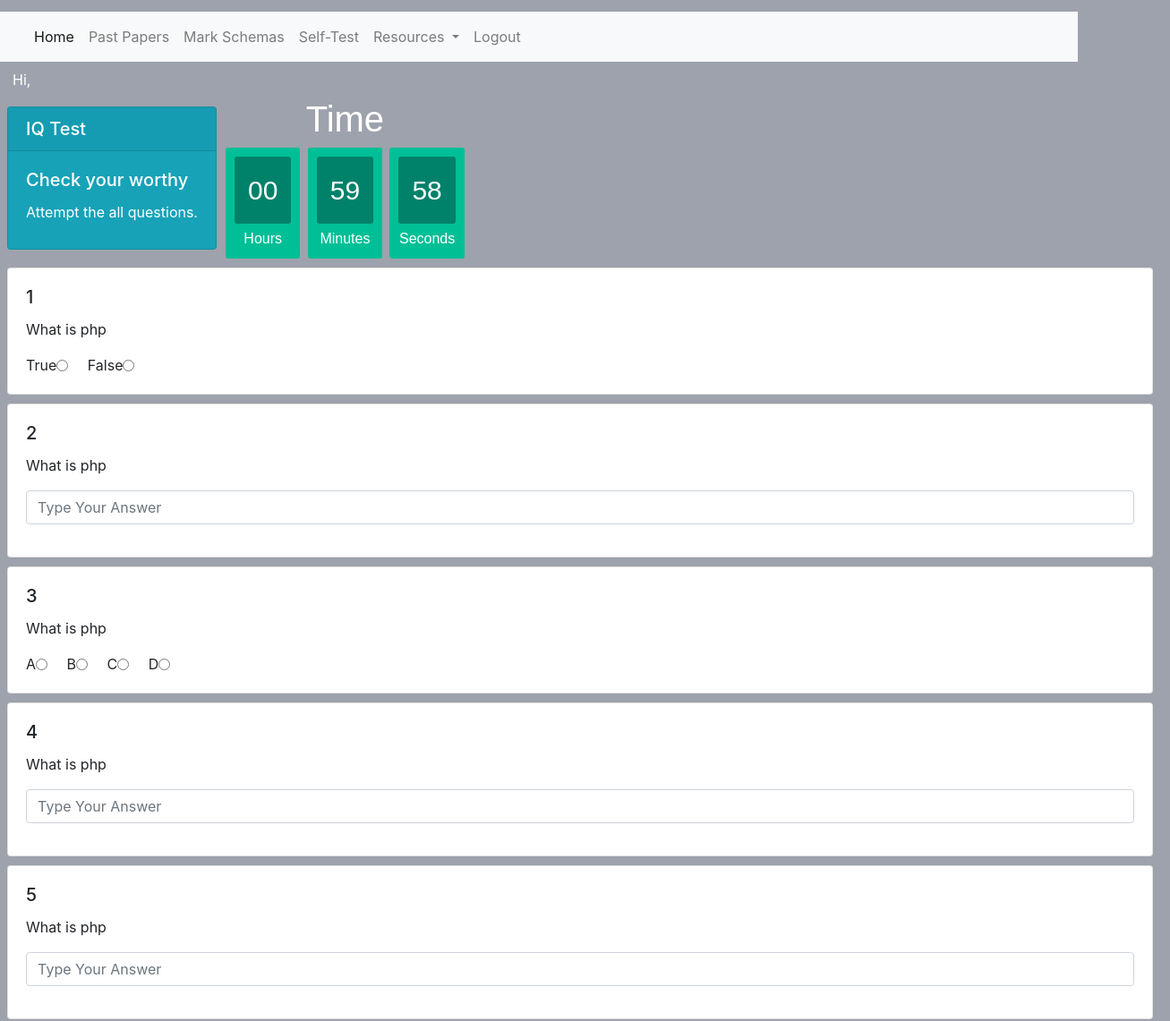
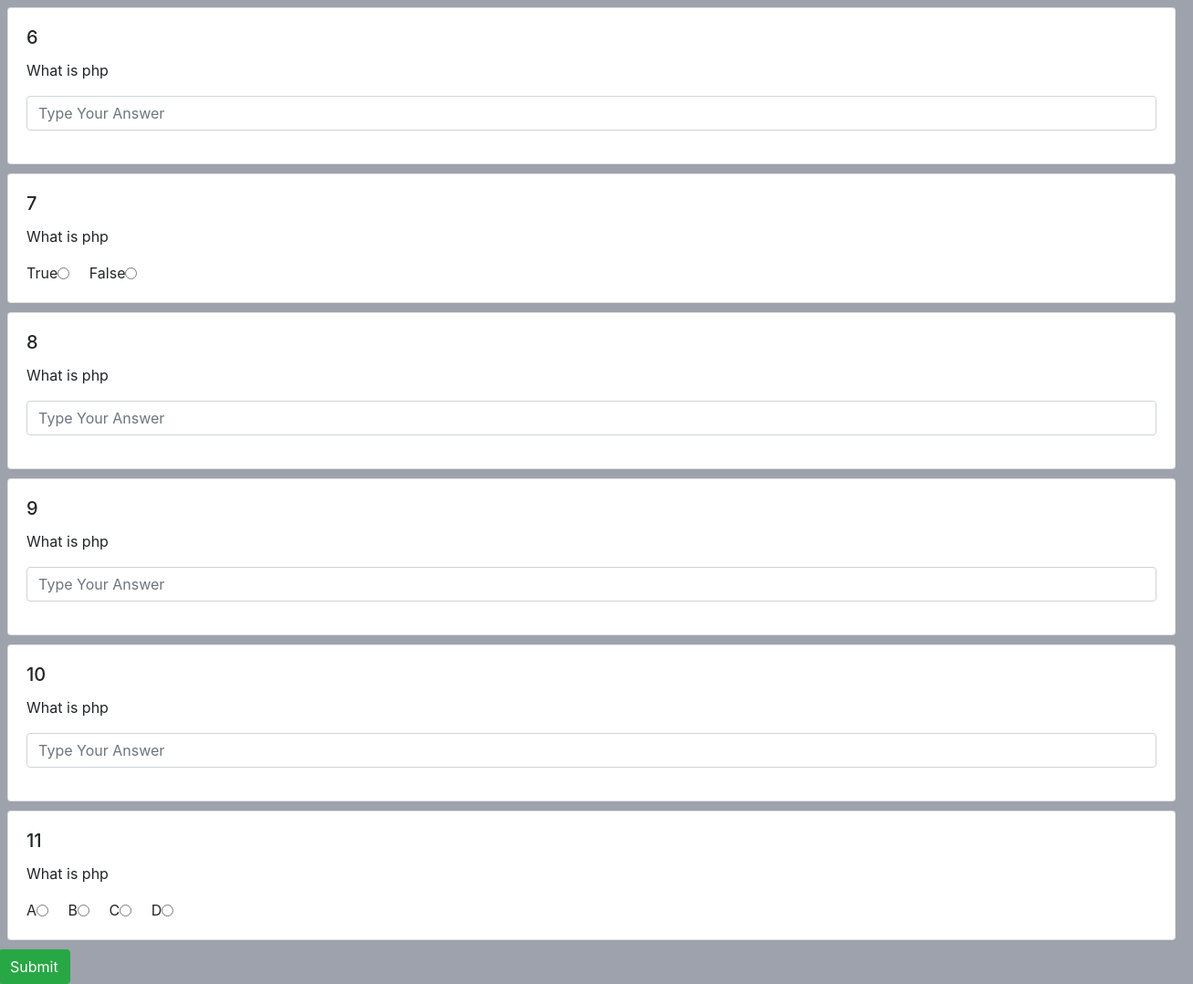
/lessons/test (signed in), run on an earlier commit of the app's database (2 pictures, top to bottom).
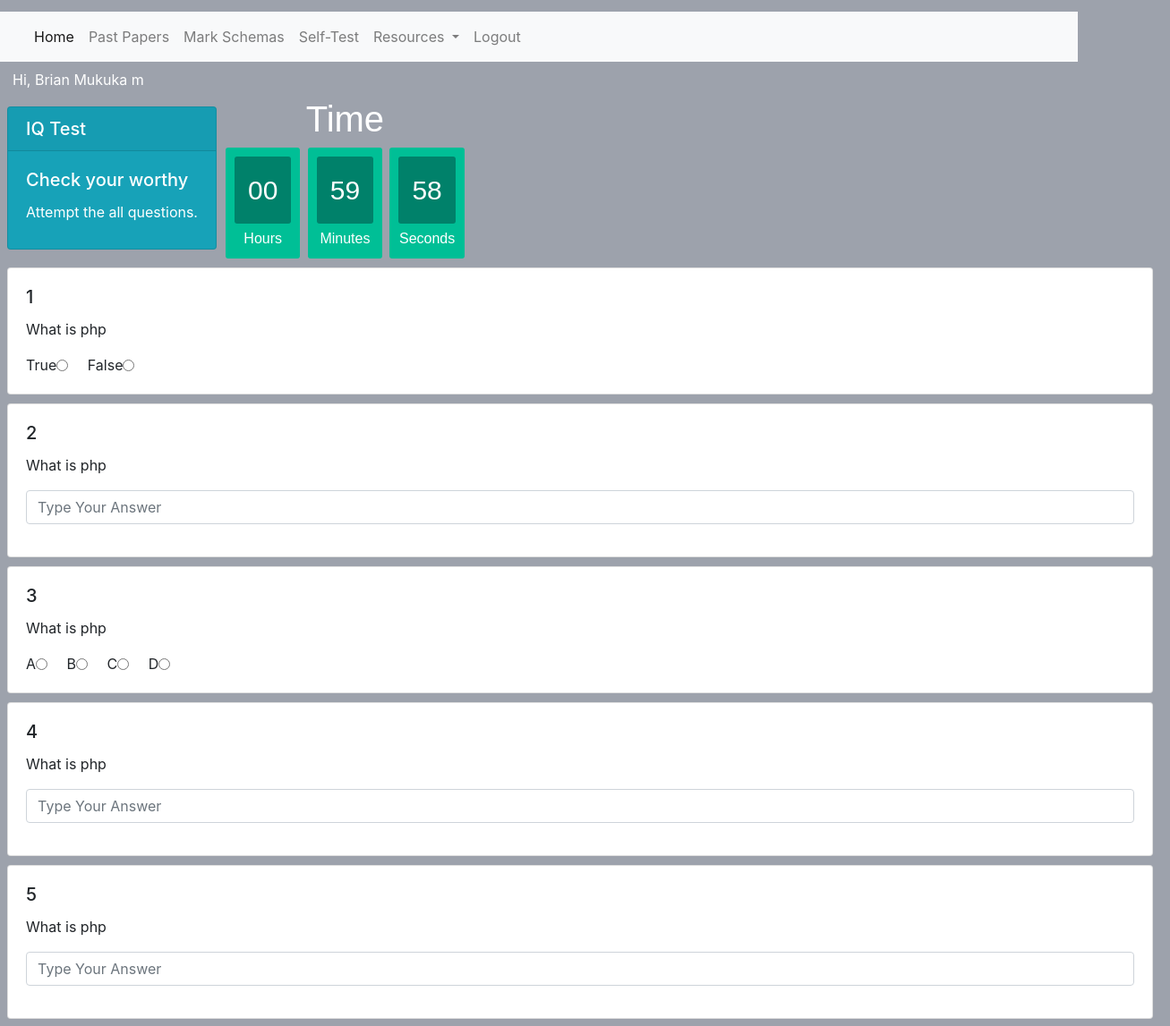
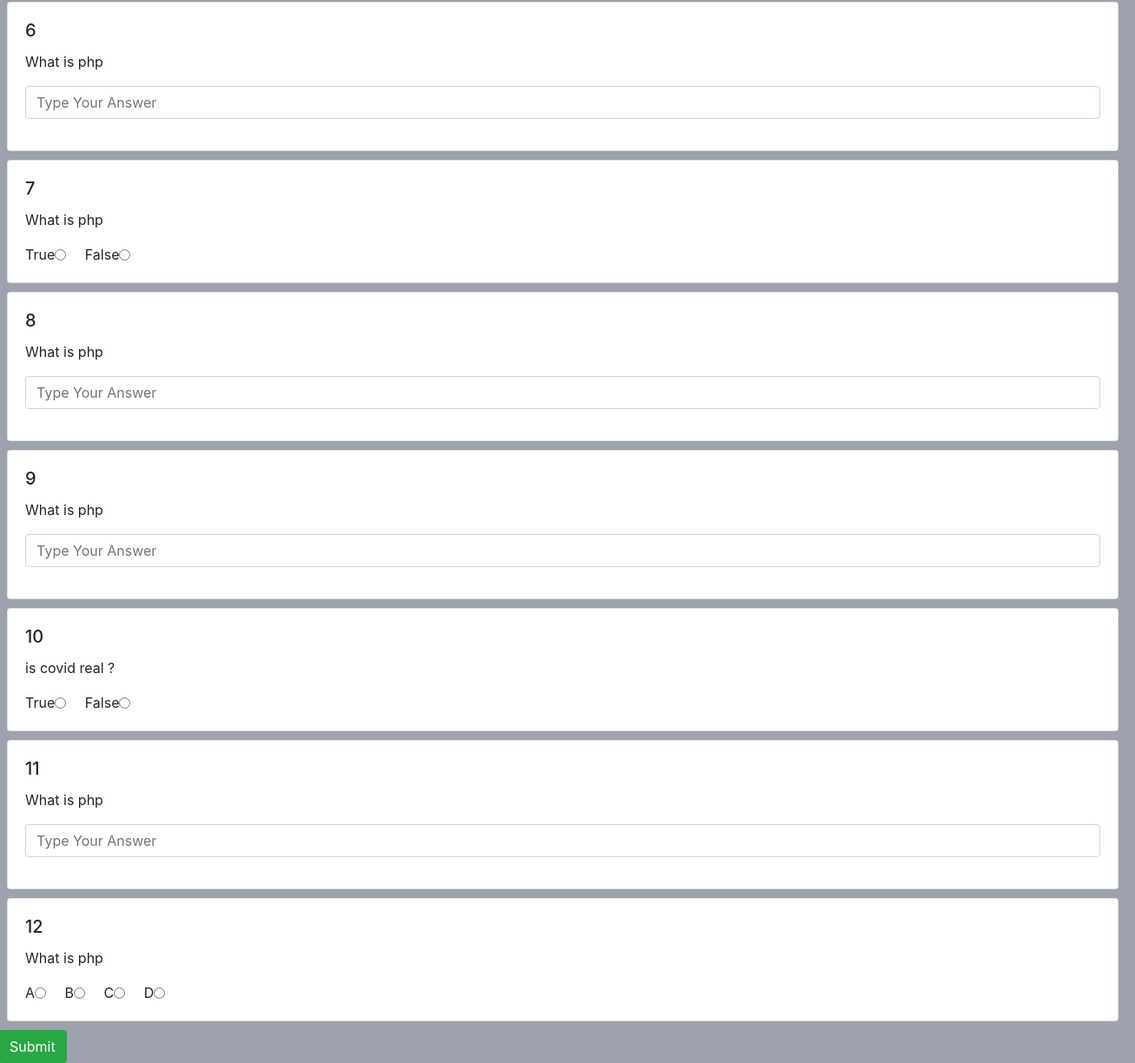
And on a later commit of the database (2 pictures, top to bottom).
### tables this page shows
CREATE TABLE `questions` (
  `id` int(11) NOT NULL,
  `type` varchar(100) NOT NULL,
  `text` varchar(100) NOT NULL,
  `created_by` varchar(100) NOT NULL,
  `created_at` timestamp NOT NULL DEFAULT current_timestamp(),
  `updated_at` date DEFAULT NULL,
  `a` varchar(1000) DEFAULT NULL,
  `b` varchar(1000) DEFAULT NULL,
  `c` varchar(1000) DEFAULT NULL,
  `d` varchar(1000) DEFAULT NULL,
  `answer` varchar(1000) NOT NULL,
  `level` varchar(100) NOT NULL DEFAULT 'junior'
);

### lessons/api/index.php (called while the page is built, shortened)
<?php
function getQuestions($isRandomise = false){
    $conn = DBCoonect();
          $grade = isset($_SESSION['user']['grade']) ? $_SESSION['user']['grade']: 'junior' ;
       $level = $grade > 9 ? 'senior' : 'junior';
           if (isset($_GET['month']) && isset($_GET['year'])) {
           $month = $_GET['month'];
           $year = $_GET['year'];
       $sql = "SELECT * FROM questions WHERE `month` = '$month' AND `year` = '$year' AND `level` = '$level' ";
       }
            elseif(isset($_SESSION['user']['role']) && $_SESSION['user']['role'] == 'admin'){
       $sql = "SELECT * FROM questions ";
               }
       else{
       $sql = "SELECT * FROM questions WHERE `level` = '$level' ";
       }
           if($isRandomise){
           $sql .=' ORDER BY RAND() LIMIT 100';
       }
    $results = mysqli_query($conn,$sql);
    $rows = [];
    while ($row = mysqli_fetch_assoc($results)) {
        array_unshift($rows,$row);
    }
    return $rows;
}

### lessons/test/index.php (the view, shortened to what the changed rows need)
<?php
require_once('../../layout/admin/header.php');
require_once('../api/index.php');
$files = getQuestions(true);
?>
 <div class='fixed'>
<div id="clockdiv">
<h1>Time</h1>
</div>
  </div>
<form action="../api/index.php" method="post" enctype="multipart/form-data">
<?php  if(count($files)):
        $index = 0;
        while($index < count($files) ):
            $row = $files[$index] ;
            $text = $row['text'];
            $id = $row['id'];
    ?>
<div class="card" style="width: 80rem;">
  <div class="card-body">
    <h5 class="card-title"><?php echo $index+1?>
    </h5>
    <p class="card-text">
    <?php echo $text?>
    </p>
        <?php
    if($row['type'] === 'multiple-choice'):
    ?>
            <div class="form-check form-check-inline">
  <label class="form-check-label" for="inlineRadio1">
A
</label>
  <input class="form-check-input" type="radio" name="<?php echo $id?>-question" id="inlineRadio1" value="a">
</div>
<div class="form-check form-check-inline">
  <label class="form-check-label" for="inlineRadio1">
B
</label>
  <input class="form-check-input" type="radio" name="<?php echo $id?>-question" id="inlineRadio2" value="b">
</div>
            <div class="form-check form-check-inline">
              <label class="form-check-label" for="inlineRadio1">
C
</label>
  <input class="form-check-input" type="radio" name="<?php echo $id?>-question" id="inlineRadio1" value="c">
</div>
<div class="form-check form-check-inline">
  <label class="form-check-label" for="d">
D
</label>
  <input class="form-check-input" type="radio" name="<?php echo $id?>-question" id="inlineRadio2" value="d">
</div>
        <?php
    elseif($row['type'] === 'true-false'):
    ?>
<div class="form-check form-check-inline">
  <label class="form-check-label" for="d">
        True
</label>
  <input class="form-check-input" type="radio" name="<?php echo $id?>-question" id="inlineRadio2" value="true">
</div>
<div class="form-check form-check-inline">
  <label class="form-check-label" for="d">
        False
</label>
  <input class="form-check-input" type="radio" name="<?php echo $id?>-question" id="inlineRadio2" value="false">
</div>
    <?php
    else:
    ?>
    <div class="form-group">
  <input placeholder='Type Your Answer' class="form-control" type="text" name="<?php echo $id?>-question"  value="">
</div>
       <?php
    endif;
    ?>
  </div>
</div>
        <?php $index++; endwhile;   else:  ?>
<?php  endif  ?>
</form>
<?php
require_once('../../layout/admin/footer.php')
?>

### layout/admin/navbar.php (shortened to what the changed rows need)
<?php
          if (isset($_SESSION['user']['name'])):
?>
<div class='row'>
<nav
style="width: 1367px;"
 class="navbar  navbar-expand-lg navbar-light bg-light ">
  <div class="collapse navbar-collapse" id="navbarSupportedContent">
  </div>
</nav>
   <a style='color:white' class="nav-link pull-right text-default" href="/comp_test/auth/profile.php">
        <?php
          if (isset($_SESSION['user']['name'])) {
           echo "Hi, ".$_SESSION['user']['name'];
          }
        ?>
        </span></a>
</div>
<?php
        endif
?>

What changed in the data, as far as the page shows it:
added questions: text "is covid real ?"
Also different on the page:
$_SESSION['user']['name']: (not shown) → "Brian Mukuka m"
